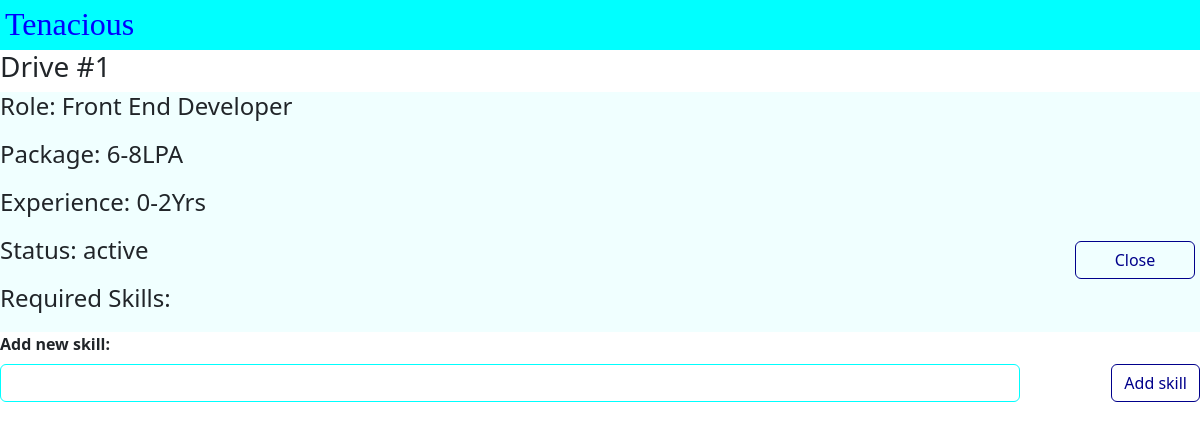
Page /company/drive/edit/1 on the earlier database version.
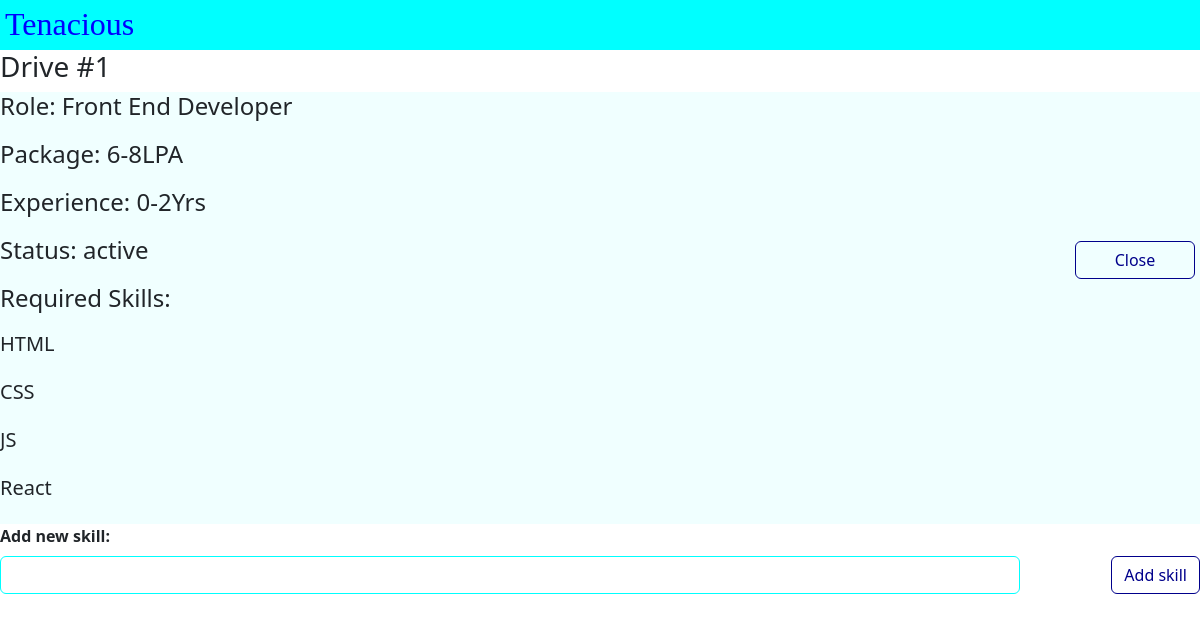
Same page on the later database version.
### dbmodel.py (models this page shows)
class Skill(db.Model):
    __tablename__ = 'skill'
    s_id = db.Column(db.Integer, primary_key=True)
    name = db.Column(db.String(100), nullable=False)
    drive_id = db.Column(db.Integer, db.ForeignKey('drive.d_id'))
    def __repr__(self):
        return f"{self.name}"

### app.py (the view, shortened to what this page needs)
@app.route("/company/drive/edit/<int:id>", methods = ['GET', 'POST'])
def edit(id):
    drive = dr.query.get(id)
    return render_template("driveupdate.html", drive = drive)

### templates/driveupdate.html
{% extends "layout.html" %}
{% block main %}
<div>
    <h3>Drive #{{drive.d_id}}</h3>
    <h4 class="section-list borderless">Role: {{drive.role}}</h4>
    <h4 class="section-list borderless">Package: {{drive.package}}</h4>
    <h4 class="section-list borderless">Experience: {{drive.experience}}</h4>
    <div class="section-list borderless">
        <h4>Status: {{drive.status}}</h4>
        <form method="POST">
            {% if drive.status == 'active' %}
            <button type="submit" class="btn nav-button crud-buttons" name="status" value="closed">Close</button>
            {% else %}
            <button type="submit" class="btn nav-button crud-buttons" name="status" value="active">Activate</button>
            {% endif %}
        </form>
    </div>
    <h4 class="section-list borderless">Required Skills:</h4>
    {% for skill in drive.skills %}
    <h5 class="section-list borderless">{{skill}}</h5>
    {% endfor %}
    <form method="POST">
        <label for="skill-adder" class="form-label">Add new skill:</label>
        <div class="simple-input-div">
            <input type="text" name="skill"id="skill-adder" class="form-control simple-input">
            <button type="submit" class="btn nav-button">Add skill</button>
        </div>
    </form>
</div>
{% endblock main%}

Differences in the rows shown:
added Skill: name "HTML"
added Skill: name "CSS"
added Skill: name "JS"
added Skill: name "React"
